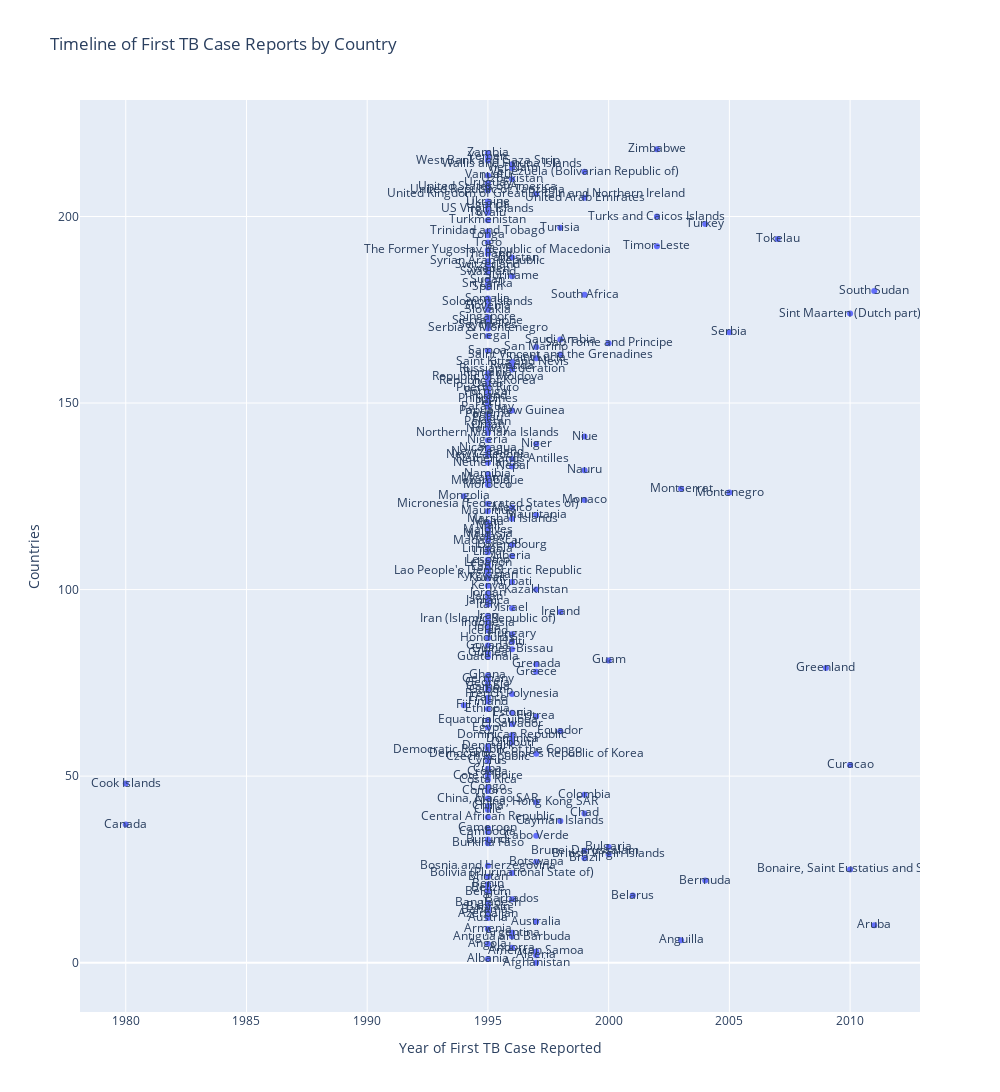

The cell this chart's notebook holds for it:
### Code cell
import plotly.express as px
# Create a scatter plot with hover functionality
fig = px.scatter(first_reporting_year, 
                 x='year', 
                 y=first_reporting_year.index, 
                 text='country',  # This will display the country names on hover
                 labels={'year': 'Year of First TB Case Reported', 'index': 'Countries'},
                 title="Timeline of First TB Case Reports by Country")
# Adjust the size of the plot to make it clear
fig.update_layout(
    width=1000,  
    height=3000, 
)
# Show the plot
fig.show()

### Figure 1 — Plotly figure (JSON) as saved in the notebook; plotly's stock layout.template omitted (floating-point values rounded to 4 significant figures; data arrays with more than 128 entries replaced by an {"elided": "..."} marker saying what was removed)
{"data": [{"hovertemplate": "Year of First TB Case Reported=%{x}<br>Countries=%{y}<br>country=%{text}<extra></extra>", "legendgroup": "", "marker": {"color": "#636efa", "symbol": "circle"}, "mode": "markers+text", "name": "", "orientation": "v", "showlegend": false, "text": {"elided": "219 str values"}, "type": "scatter", "x": {"elided": "219 int values"}, "xaxis": "x", "y": {"elided": "219 int values"}, "yaxis": "y"}], "layout": {"height": 3000, "legend": {"tracegroupgap": 0}, "title": {"text": "Timeline of First TB Case Reports by Country"}, "width": 1000, "xaxis": {"anchor": "y", "autorange": true, "domain": [0, 1], "range": [1978.0, 2013.0], "title": {"text": "Year of First TB Case Reported"}, "type": "linear"}, "yaxis": {"anchor": "x", "autorange": true, "domain": [0, 1], "range": [-12.47, 230.5], "title": {"text": "Countries"}, "type": "linear"}}}
